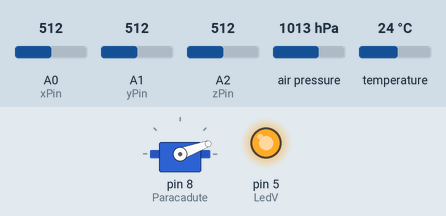
This sketch was run on a simulated Arduino Uno, built with avr-gcc and run on an emulated ATmega328P. Parts: servo, output pins drawn as LEDs (lit = HIGH). The inputs (shaded band) are chosen by the test bench; at power-on: air pressure 1013 hPa, A0 (xPin) = 512, A1 (yPin) = 512, A2 (zPin) = 512, temperature 24 °C. Storage starts empty; what the sketch prints to the serial monitor is not drawn.

Above: at 4.9 s.
5.0 s: air pressure set to 1016 hPa
At 6.1 s:
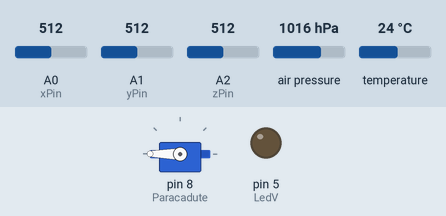
At 7.4 s:
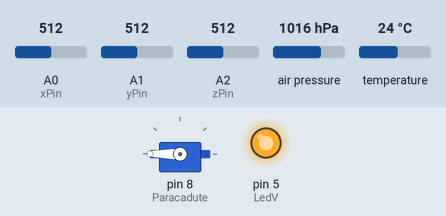
Timing chart, 0 to 14.0 s (numbered marks = the images above; inputs shaded):
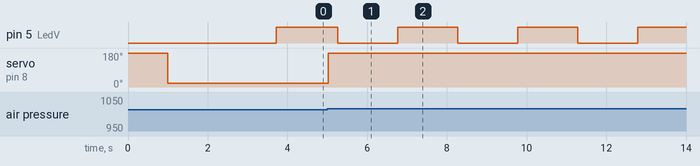

The sketch:

RocketCtrl.ino
```cpp
/*********************************************************************************************************\
  Rocket Controller
  IL programma rileva i dati provenienti dall'altimetro e dall'accellerometro a 3 assi e li salva sulla
  SD creando un file CSV per la successiva lettura dei dati su foglio di calcolo.
  Le periferiche sono BMP180 per altimetro e sensore di temperatura e MMA7361 accelerometro 3 assi
  La gestione di tre servo comandi;
  -uno per l'attivare del paracadute in autonomia, se dall'altimetro viene
  rilevata un altezza minore della massima misurata  meno un delta prestabilito attiva il paracadute.
  -due per la gestione degli stadi, per il momento resta solo una predisposizione ma sicuramente saranno
  gestiti a tempo
  Uno solo led identifica lo stato del programma, diverse frequenze di lampeggio danno lo stato del sistema
  con eventuale errore, lampeggio 1,5econdo stato OK
  \*********************************************************************************************************/


#include <SFE_BMP180.h>
#include <SPI.h>
#include <SD.h>
#include <Wire.h>
#include <Servo.h>


SFE_BMP180 pressure;
Servo Paracadute;
Servo Stadio1;
Servo Stadio2;

String DataString = "";
String Filename = "Shot.csv";

double baseline; // baseline pressure
double Alt, Press;
double AltHold;
double Blink;
double Sample = 0;
double TimeOff =0;

int sum = 0;
int offSets[3] = {0, 0, 0};
int Pattern = 0;
char i =     0;

boolean MemTimeOff=0;
boolean LogMod =0;
boolean ParSta = 0;
boolean LedVM = 0;


#define xPin        A0
#define yPin        A1
#define zPin        A2
#define LedV        5
#define Delta       15
#define HMin        10
#define average     10
#define chipSelect  10
#define SampleT     10
#define ParOff      20  //131
#define ParOn       180 //115
#define DefTime		10000

int mapMMA7361V(int value);
int mapMMA7361G(int value);
int getXRaw();
int getYRaw();
int getZRaw();
int getXVolt();
int getYVolt();
int getZVolt();
int getXAccel();
int getYAccel();
int getZAccel();
void setOffSets(int xOffSet, int yOffSet, int zOffSet);
void calibrate();
int getOrientation();
double getPress();


void setup() {
  //------- I-O ------------
  pinMode(xPin, INPUT);
  pinMode(yPin, INPUT);
  pinMode(zPin, INPUT);
  pinMode(LedV, OUTPUT);

  analogReference(EXTERNAL);

  Paracadute.attach(8);
  //Stadio1.attach(7);
  //Stadio2.attach(6);
  Paracadute.write(ParOn);
  delay(1000);
  Paracadute.write(ParOff);
  //-------Comunicazione--------

  Serial.begin(115200);
  Pattern = 1500;

  // -------SD Card--------------
  Serial.print("Inizializzazione SD card...");
  if (!SD.begin(chipSelect)) {
    Serial.println("Sd Danneggiata o non presente");
    digitalWrite(LedV, LedVM);
    Pattern = 100;
    return;
  }
  Serial.println("SD inizializzata");
  //Controllo nome fai e generazione di unnuovo file
  for (i = 0; SD.exists(Filename); i++)Filename = ("Shot" + String(i, DEC) + ".csv");
  Serial.println(Filename);
  File dataFile = SD.open(Filename, FILE_WRITE);
  if (dataFile) {
    dataFile.println("Time;AccX;AccY;AccZ;AltM");
    dataFile.close();
  }


  calibrate();             //Calibrazione Accelerometro


  if (pressure.begin())
    Serial.println("Alt OK");
  else
  {
    //Serial.println("Altimeter fail");
    Pattern = 450;
  }
  baseline = getPress();    //Prendo la pressione al suolo per calcolare l'altezza relativa
  LogMod=1;
}//End Setup


void loop() {

  if (millis() >= Blink) {		//Segnalazione stato programma
    LedVM = !LedVM;
    Blink = (millis() + Pattern);
  }
  digitalWrite(LedV, LedVM);

  Press = getPress();
  Alt = pressure.altitude(Press, baseline);

  if (Alt > AltHold) AltHold = Alt;
  if (((AltHold - Delta) > Alt) && (ParSta == 0)) ParSta = 1;
  if (ParSta)Paracadute.write(ParOn);
  else Paracadute.write(ParOff);

  if (ParSta & Alt<HMin) {
	  if (!MemTimeOff){
		  TimeOff= millis()+DefTime;
          MemTimeOff=1;
	  }
	  if(MemTimeOff& millis()>TimeOff) {
	    Pattern = 5000;
	    LogMod=0;
	  }

  }


  Stadio1.write(30);
  Stadio2.write(30);


  //if (Alt >= 0.0) Serial.print(" "); //Spazio per numeri positivi
  //Serial.print(Alt, 1);
  //Serial.println("m");
//
//    Serial.print("X");
//    Serial.println(getXAccel());
//    Serial.print("Y");
//    Serial.println(getYAccel());
//    Serial.print("Z");
//    Serial.println(getZAccel());


  if ((millis() >= Sample)& LogMod) {
    Sample = (millis() + SampleT);
    //DataString = (String(getXAccel(), DEC) + ";" + String(getYAccel(), DEC) + ";" + String(getZAccel(), DEC) + ";" + String(Alt));
   DataString = (String( millis()) + ";" + String(getXAccel(), DEC) + ";" + String(getYAccel(), DEC) + ";" + String(getZAccel(), DEC) + ";" + String(Alt));
    File dataFile = SD.open(Filename, FILE_WRITE);
    if (dataFile) {
      dataFile.println(DataString);
      dataFile.close();
      //delay(5000);
    }
  }
} //End Loop


void setOffSets(int xOffSet, int yOffSet, int zOffSet) {
  offSets[0] = map(xOffSet, 0, 3300, 0, 1024);
  offSets[1] = map(yOffSet, 0, 3300, 0, 1024);
  offSets[2] = map(zOffSet, 0, 3300, 0, 1024);
}


int getXRaw() {
  return analogRead(xPin) + offSets[0] ;//+ 2;
}


int getYRaw() {
  return analogRead(yPin) + offSets[1];// + 2;
}


int getZRaw() {
  return analogRead(zPin) + offSets[2];
}


int getXVolt() {
  return mapMMA7361V(getXRaw());
}


int getYVolt() {
  return mapMMA7361V(getYRaw());
}


int getZVolt() {
  return mapMMA7361V(getZRaw());
}


int getXAccel() {
  sum = 0;
  for (int i = 0; i < average; i++)
  {
    sum = sum + mapMMA7361G(getXRaw());
  }
  return sum / average;
}


int getYAccel() {
  sum = 0;
  for (int i = 0; i < average; i++)
  {
    sum = sum + mapMMA7361G(getYRaw());
  }
  return sum / average;
}


int getZAccel() {
  sum = 0;
  for (int i = 0; i < average; i++)
  {
    sum = sum + mapMMA7361G(getZRaw());
  }
  return sum / average;
}

int mapMMA7361V(int value) {
  return map(value, 0, 1024, 0, 3300);
}

int mapMMA7361G(int value) {
  return map(value, 0, 1024, -825, 800); //Bassa Sensibilità
  // return map(value,0,1024,-206,206);   //Alta Sensibilità

}

void calibrate() {
  //Serial.println(getOrientation());
  // Serial.println("\nCalibrating MMA7361011");
#define var 5000
  double sumX = 0;
  double sumY = 0;
  double sumZ = 0;
  for (int i = 0; i < var; i++)
  {
    sumX = sumX + getXVolt();
    sumY = sumY + getYVolt();
    sumZ = sumZ + getZVolt();
    // if (i % 100 == 0)
    // {
    // Serial.print(".");
    // }
  }

  setOffSets(1672 - sumX / var, 1671 - sumY / var, + 1876 - sumZ / var); //Bassa sensibilità
  //setOffSets(1650 - sumX / var,1650 - sumY / var, + 2450 - sumZ / var);  //Alta Sesnibilità

  // Serial.println(".");
  // Serial.println(getOrientation());
  if ((abs(getOrientation())) != 3)
  {
    Serial.println("unable to calibrate");
    Pattern = 300;
    setOffSets(0, 0, 0);
  }
  else
  {
    Serial.println("Acc Ok");
  }
}


int getOrientation()
{
#define gemiddelde  10
  int x = 0;
  int y = 0;
  int z = 0;
  int xAbs = 0;
  int yAbs = 0;
  int zAbs = 0;
  for ( i = 0; i < gemiddelde ; i++) { //We take in this case 10 measurements to average the error a little bit

    x = x + getXAccel();
    y = y + getYAccel();
    z = z + getZAccel();
  }
  x = x / gemiddelde;
  y = y / gemiddelde;
  z = z / gemiddelde;
  xAbs = abs(100 - abs(x));
  yAbs = abs(100 - abs(y));
  zAbs = abs(100 - abs(z));
  if (xAbs < yAbs && xAbs < zAbs)
  {
    if (x > 0)
    {
      return 1;
    }
    return -1;
  }
  if (yAbs < xAbs && yAbs < zAbs)
  {
    if (y > 0)
    {
      return 2;
    }
    return -2;
  }
  if (zAbs < xAbs && zAbs < yAbs)
  {
    if (z > 0)
    {
      return 3;
    }
    return -3;
  }
  return 0;
}


double getPress()
{
  char status;
  double T, P, p0, a;
  // You must first get a temperature measurement to perform a pressure reading.
  // Start a temperature measurement:
  // If request is successful, the number of ms to wait is returned.
  // If request is unsuccessful, 0 is returned.
  status = pressure.startTemperature();
  if (status != 0)
  {
    // Wait for the measurement to complete:
    delay(status);

    // Retrieve the completed temperature measurement:
    // Note that the measurement is stored in the variable T.
    // Use '&T' to provide the address of T to the function.
    // Function returns 1 if successful, 0 if failure.

    status = pressure.getTemperature(T);
    if (status != 0)
    {
      // Start a pressure measurement:
      // The parameter is the oversampling setting, from 0 to 3 (highest res, longest wait).
      // If request is successful, the number of ms to wait is returned.
      // If request is unsuccessful, 0 is returned.

      status = pressure.startPressure(3);
      if (status != 0)
      {
        // Wait for the measurement to complete:
        delay(status);
        // Retrieve the completed pressure measurement:
        // Note that the measurement is stored in the variable P.
        // Use '&P' to provide the address of P.
        // Note also that the function requires the previous temperature measurement (T).
        // (If temperature is stable, you can do one temperature measurement for a number of pressure measurements.)
        // Function returns 1 if successful, 0 if failure.

        status = pressure.getPressure(P, T);
        if (status != 0)
        {
          return (P);
        }
        else Pattern = 500; //Serial.println("error retrieving pressure measurement\n");
      }
      else Pattern = 550; //Serial.println("error starting pressure measurement\n");
    }
    else Pattern = 600; //Serial.println("error retrieving temperature measurement\n");
  }
  else Pattern = 650; //Serial.println("error starting temperature measurement\n");
}
```

Measured:
- the behaviour switches between 1014 and 1015 hPa on air pressure (found by bisection; images 0 and 1)
- after the input at 5.0 s, servo on pin 8 (Paracadute): 20° → 180° at once
- by itself, pin 5 (LedV): alternates HIGH for 1.5 s and LOW for 1.5 s
